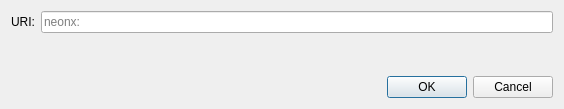
<?xml version="1.0" encoding="UTF-8"?>
<ui version="4.0">
 <class>OpenURIDialog</class>
 <widget class="QDialog" name="OpenURIDialog">
  <property name="geometry">
   <rect>
    <x>0</x>
    <y>0</y>
    <width>564</width>
    <height>109</height>
   </rect>
  </property>
  <property name="windowTitle">
   <string>Open URI</string>
  </property>
  <layout class="QVBoxLayout" name="verticalLayout">
   <item>
    <layout class="QHBoxLayout" name="horizontalLayout">
     <item>
      <widget class="QLabel" name="label">
       <property name="text">
        <string>URI:</string>
       </property>
      </widget>
     </item>
     <item>
      <widget class="QValidatedLineEdit" name="uriEdit">
       <property name="placeholderText">
        <string notr="true">neonx:</string>
       </property>
      </widget>
     </item>
    </layout>
   </item>
   <item>
    <spacer name="verticalSpacer">
     <property name="orientation">
      <enum>Qt::Vertical</enum>
     </property>
     <property name="sizeHint" stdset="0">
      <size>
       <width>20</width>
       <height>40</height>
      </size>
     </property>
    </spacer>
   </item>
   <item>
    <widget class="QDialogButtonBox" name="buttonBox">
     <property name="orientation">
      <enum>Qt::Horizontal</enum>
     </property>
     <property name="standardButtons">
      <set>QDialogButtonBox::Cancel|QDialogButtonBox::Ok</set>
     </property>
    </widget>
   </item>
  </layout>
 </widget>
 <customwidgets>
  <customwidget>
   <class>QValidatedLineEdit</class>
   <extends>QLineEdit</extends>
   <header>qt/qvalidatedlineedit.h</header>
  </customwidget>
 </customwidgets>
 <resources/>
 <connections>
  <connection>
   <sender>buttonBox</sender>
   <signal>accepted()</signal>
   <receiver>OpenURIDialog</receiver>
   <slot>accept()</slot>
   <hints>
    <hint type="sourcelabel">
     <x>248</x>
     <y>254</y>
    </hint>
    <hint type="destinationlabel">
     <x>157</x>
     <y>274</y>
    </hint>
   </hints>
  </connection>
  <connection>
   <sender>buttonBox</sender>
   <signal>rejected()</signal>
   <receiver>OpenURIDialog</receiver>
   <slot>reject()</slot>
   <hints>
    <hint type="sourcelabel">
     <x>316</x>
     <y>260</y>
    </hint>
    <hint type="destinationlabel">
     <x>286</x>
     <y>274</y>
    </hint>
   </hints>
  </connection>
 </connections>
</ui>
